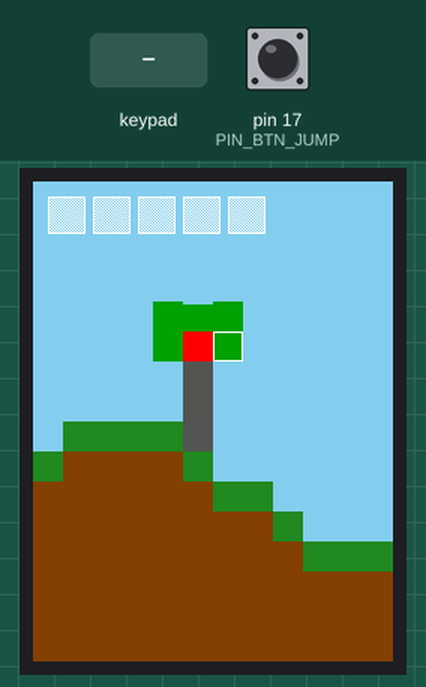
Bench run of a sketch on a simulated Arduino Uno, built for the host (arithmetic inside an expression is 32-bit, double 64-bit). Shown: 240×320 colour display. Inputs (shaded band) come from the test bench; at power-on: pin 17 (PIN_BTN_JUMP) LOW.

Above: at 1.4 s.
1.5 s: pin 17 (PIN_BTN_JUMP) pulled HIGH for 0.15 s
At 1.71 s:
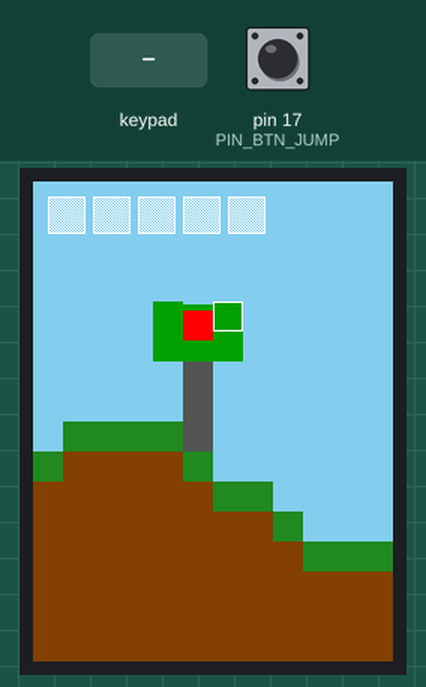
3.3 s: key '1' pressed
At 4.6 s:
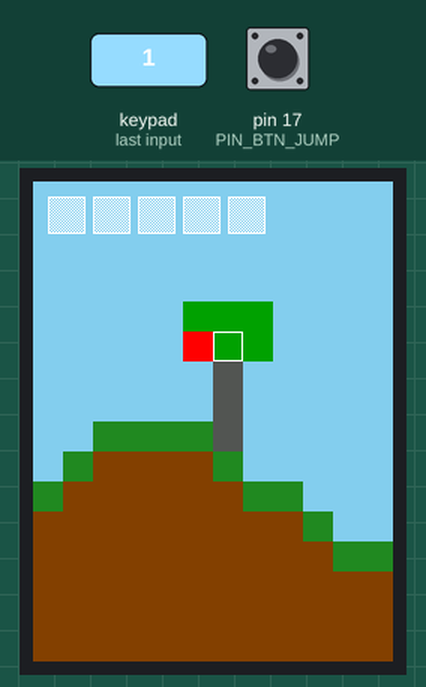
4.9 s: keypad keys 1 2 pressed 0.4 s apart
At 6.2 s:
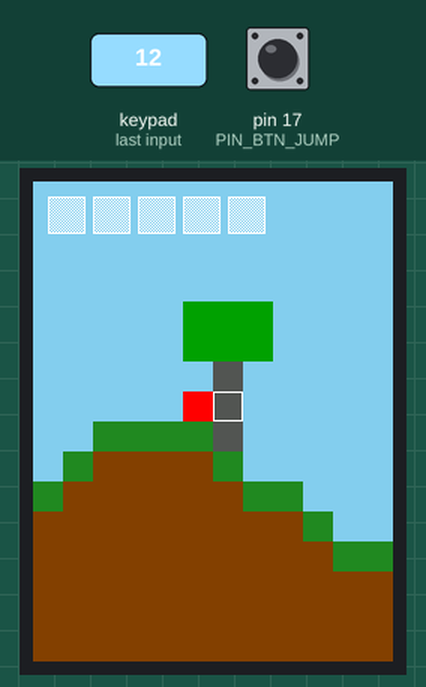
7.2 s: pin 17 (PIN_BTN_JUMP) pulled HIGH for 1 s
At 7.39 s:
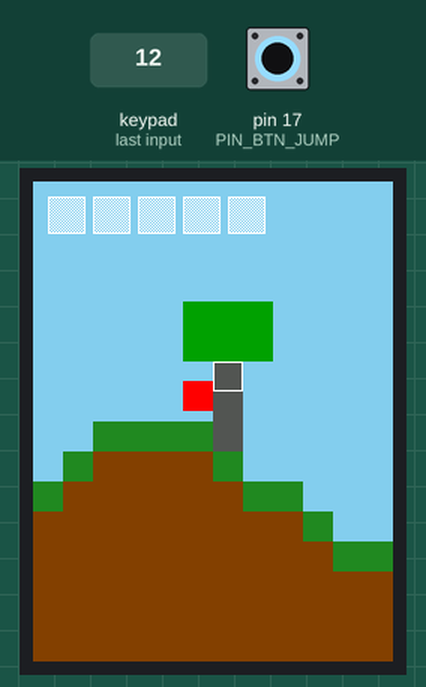
9.7 s: key '3' pressed
At 10.1 s:
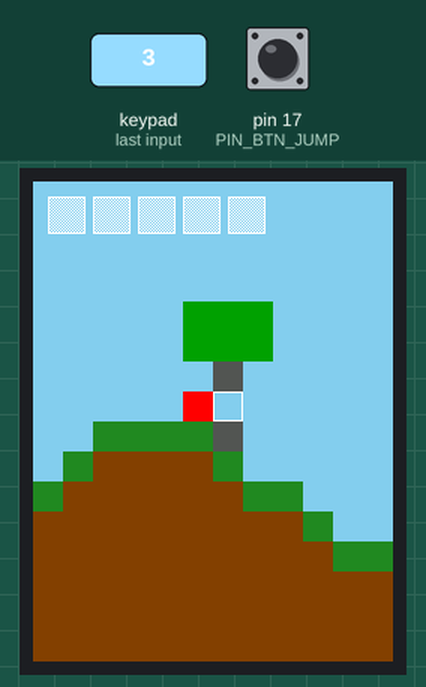
Timing chart, 0 to 12.2 s (numbered marks = the images above; inputs shaded):
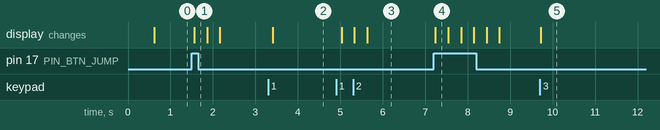

The sketch:

2D_minecraft_0.0.1.ino
```cpp
#include <Adafruit_GFX.h>
#include <Adafruit_ST7789.h>
#include <SPI.h>
#include <Keypad.h>

// --- PINY (ESP32) ---
#define TFT_CS     13
#define TFT_RST    10
#define TFT_DC      9
#define PIN_BTN_JUMP 17

const byte ROWS = 2;
const byte COLS = 2;
char keys[ROWS][COLS] = {{'1', '2'}, {'3', '4'}};
byte rowPins[ROWS] = {4, 5};
byte colPins[COLS] = {6, 7};
Keypad keypad = Keypad(makeKeymap(keys), rowPins, colPins, ROWS, COLS);

#define TILE_SIZE  20
#define COLS_DISP  12
#define ROWS_DISP  16
#define PLAYER_SCREEN_X 100

Adafruit_ST7789 tft = Adafruit_ST7789(TFT_CS, TFT_DC, TFT_RST);

// --- HRÁČ A SVET ---
float playerY = 60.0;
float velY = 0, velX = 0;
const float gravity = 0.5, jumpForce = -7.5, walkSpeed = 3.5;
float scrollX = 505.0;
float oldPlayerY = 0;
int lastScrollGrid = -1;

// --- KURZOR ---
int cursorDir = 0; // 0: Vpravo, 1: Vľavo, 2: Hore, 3: Dole
int oldCursorX = -1, oldCursorY = -1;

// --- FARBY ---
#define C_SKY      0x867D
#define C_GRASS    0x2444
#define C_DIRT     0x8200
#define C_WOOD     0x52AA
#define C_LEAVES   0x0500

struct BlockMod { int x, y; uint16_t type; };
BlockMod mods[100];
int modCount = 0;

// --- FUNKCIE SVETA ---
uint16_t getOriginalBlock(int wx, int wy) {
  int groundY = 10 + (int)(sin(wx * 0.4) * 3.0);
  if (wy > groundY) return C_DIRT;
  if (wy == groundY) return C_GRASS;
  for (int dx = -1; dx <= 1; dx++) {
    int checkX = wx + dx;
    if (checkX % 10 == 0 && checkX != 0) {
      int baseTop = 10 + (int)(sin(checkX * 0.4) * 3.0);
      int trunkTopY = baseTop - 3;
      if (dx == 0 && wy >= trunkTopY && wy < baseTop) return C_WOOD;
      if (wy >= trunkTopY - 2 && wy < trunkTopY) return C_LEAVES;
    }
  }
  return C_SKY;
}

uint16_t getBlock(int wx, int wy) {
  for (int i = 0; i < modCount; i++) {
    if (mods[i].x == wx && mods[i].y == wy) return mods[i].type;
  }
  return getOriginalBlock(wx, wy);
}

bool isSolid(int wx, int wy) {
  uint16_t b = getBlock(wx, wy);
  if (b == C_SKY || b == C_LEAVES) return false;
  return (b == C_DIRT || b == C_GRASS || b == C_WOOD);
}

// --- INVENTÁR ---
void drawInventory() {
  int invX = 10;
  int invY = 10;
  int slotSize = 25;
  int spacing = 5;

  for (int i = 0; i < 5; i++) {
    int x = invX + (i * (slotSize + spacing));
    // Dithering (priesvitný efekt)
    for (int dy = 0; dy < slotSize; dy++) {
      for (int dx = 0; dx < slotSize; dx++) {
        if ((dx + dy) % 2 == 0) {
          tft.drawPixel(x + dx, invY + dy, ST77XX_WHITE);
        }
      }
    }
    tft.drawRect(x, invY, slotSize, slotSize, ST77XX_WHITE);
  }
}

void setup() {
  pinMode(PIN_BTN_JUMP, INPUT_PULLDOWN);
  SPI.begin(12, -1, 11, 13);
  tft.init(240, 320);
  tft.setRotation(0);
  tft.fillScreen(C_SKY);
  drawInventory();
}

void loop() {
  velX = 0;
  keypad.getKeys();

  for (int i=0; i<LIST_MAX; i++) {
    if (keypad.key[i].kstate == PRESSED || keypad.key[i].kstate == HOLD) {
      if (keypad.key[i].kchar == '1') velX = -walkSpeed;
      if (keypad.key[i].kchar == '2') velX = walkSpeed;

      if (keypad.key[i].kchar == '4' && keypad.key[i].stateChanged) {
        cursorDir = (cursorDir + 1) % 4;
      }

      if (keypad.key[i].kchar == '3' && keypad.key[i].stateChanged) {
        int curGrid = (int)(scrollX / TILE_SIZE);
        if (modCount < 100) {
          mods[modCount++] = {oldCursorX, oldCursorY, C_SKY};
          tft.fillRect((oldCursorX - curGrid) * TILE_SIZE, oldCursorY * TILE_SIZE, TILE_SIZE, TILE_SIZE, C_SKY);
        }
      }
    }
  }

  // Fyzika a kolízie
  float nextScrollX = scrollX + velX;
  int cYT = (int)(playerY + 2) / TILE_SIZE;
  int cYB = (int)(playerY + TILE_SIZE - 2) / TILE_SIZE;
  bool blocked = false;
  if (velX > 0) {
    int nGX = (int)((PLAYER_SCREEN_X + nextScrollX + TILE_SIZE - 1) / TILE_SIZE);
    if (isSolid(nGX, cYT) || isSolid(nGX, cYB)) blocked = true;
  } else if (velX < 0) {
    int nGX = (int)((PLAYER_SCREEN_X + nextScrollX) / TILE_SIZE);
    if (isSolid(nGX, cYT) || isSolid(nGX, cYB)) blocked = true;
  }
  if (!blocked) scrollX = nextScrollX;
  if (scrollX < 0) scrollX = 0;

  velY += gravity;
  float nextY = playerY + velY;
  int gXL = (int)((PLAYER_SCREEN_X + scrollX + 2) / TILE_SIZE);
  int gXR = (int)((PLAYER_SCREEN_X + scrollX + TILE_SIZE - 2) / TILE_SIZE);
  int gYF = (int)((nextY + TILE_SIZE) / TILE_SIZE);
  if (isSolid(gXL, gYF) || isSolid(gXR, gYF)) {
    velY = 0; playerY = (gYF - 1) * TILE_SIZE;
    if (digitalRead(PIN_BTN_JUMP) == HIGH) velY = jumpForce;
  } else { playerY = nextY; }

  // Prekreslenie sveta
  int curGrid = (int)(scrollX / TILE_SIZE);
  if (curGrid != lastScrollGrid) {
    for (int i = 0; i < COLS_DISP; i++) {
      for (int j = 0; j < ROWS_DISP; j++) {
        tft.fillRect(i * TILE_SIZE, j * TILE_SIZE, TILE_SIZE, TILE_SIZE, getBlock(i + curGrid, j));
      }
    }
    lastScrollGrid = curGrid;
    drawInventory(); // Po posune mapy prekresliť inventár
  }

  // Logika kurzora a hráča
  int pGX = (int)((PLAYER_SCREEN_X + scrollX) / TILE_SIZE);
  int pGY = (int)(playerY / TILE_SIZE);

  // Mazanie starého hráča
  tft.fillRect(PLAYER_SCREEN_X, (int)oldPlayerY, TILE_SIZE, TILE_SIZE, getBlock(pGX, (int)oldPlayerY/TILE_SIZE));

  // Mazanie starého kurzora
  if (oldCursorX != -1) {
     int oldCsDispX = (oldCursorX - curGrid) * TILE_SIZE;
     if (oldCsDispX >= 0 && oldCsDispX < 240) {
        tft.fillRect(oldCsDispX, oldCursorY * TILE_SIZE, TILE_SIZE, TILE_SIZE, getBlock(oldCursorX, oldCursorY));
     }
  }

  // Nový kurzor
  int newCursorX = pGX;
  int newCursorY = pGY;
  if (cursorDir == 0) newCursorX++;
  else if (cursorDir == 1) newCursorX--;
  else if (cursorDir == 2) newCursorY--;
  else if (cursorDir == 3) newCursorY++;

  int csDispX = (newCursorX - curGrid) * TILE_SIZE;
  if (csDispX >= 0 && csDispX < 240) {
    tft.drawRect(csDispX, newCursorY * TILE_SIZE, TILE_SIZE, TILE_SIZE, ST77XX_WHITE);
  }

  // Kreslenie hráča
  tft.fillRect(PLAYER_SCREEN_X, (int)playerY, TILE_SIZE, TILE_SIZE, ST77XX_RED);

  // Prekreslenie inventára, ak ho niečo prekrylo (hráč alebo pohyb)
  if (playerY < 45 || oldPlayerY < 45) {
    drawInventory();
  }

  oldPlayerY = playerY;
  oldCursorX = newCursorX;
  oldCursorY = newCursorY;

  delay(15);
}
```

Measured:
- after the input at 1.5 s, the display: changes after 0.06 s (image 1)
- after the input at 3.3 s, the display: changes after 0.11 s (image 2)
- after the input at 4.9 s, the display: first changes after 0.13 s (image 3 shows a later state)
- after the input at 7.2 s, the display: changes at once (image 4)
- after the input at 9.7 s, the display: changes at once (image 5)
